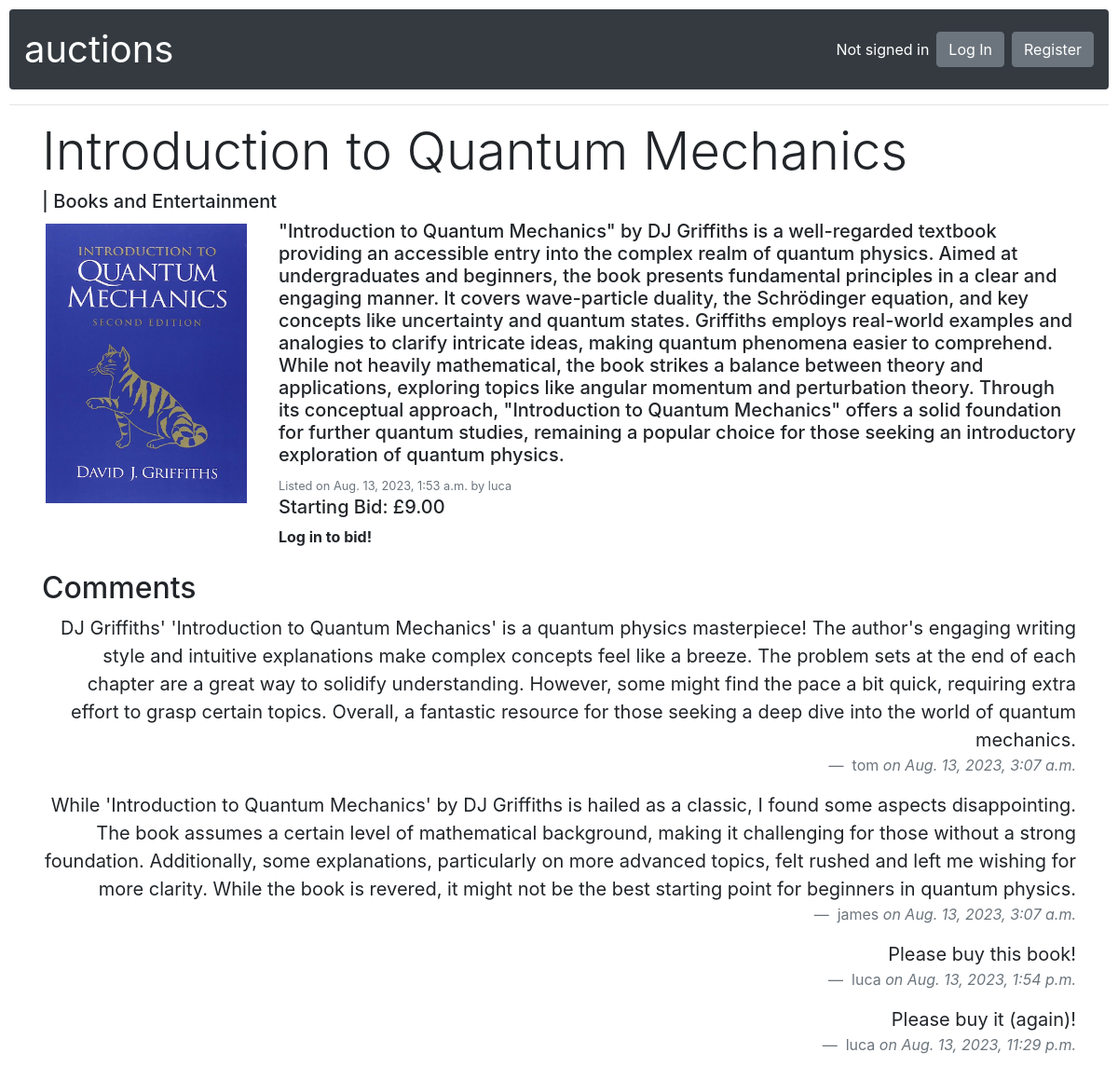
The app's page /view_listing/item/4 with its own data.
### auctions/models.py (models this page shows, shortened)
class Listing(models.Model):
    item_id = models.AutoField(primary_key=True)
    item_title = models.CharField(max_length=64)
    description = models.TextField()
    category = models.ForeignKey(Category, on_delete=models.CASCADE, related_name="classification")
    starting_bid = models.DecimalField(max_digits=10, decimal_places=2, default=0.01)
    item_image = models.ImageField(upload_to=user_media_path)
    owner = models.ForeignKey(User, on_delete=models.CASCADE, related_name="lister")
    time = models.DateTimeField(auto_now_add=True)
    is_active = models.BooleanField(default=True)

class Category(models.Model):
    category = models.CharField(max_length=64)
    slug = models.SlugField(unique=True, default='default-slug')  # Creates a slug for the url
    def __str__(self):
        return self.category

class User(AbstractUser):
    pass

class Comment(models.Model):
    comment_id = models.AutoField(primary_key=True)
    comment_text = models.TextField()
    comment_item = models.ForeignKey(Listing, on_delete=models.CASCADE, related_name="item_comment")
    commenter = models.ForeignKey(User, on_delete=models.CASCADE, related_name="buyer")
    comment_time = models.DateTimeField(auto_now_add=True)

### auctions/views.py (the view, shortened to what this page needs)
# urls.py: path("view_listing/item/<int:item_id>", views.view_listing, name="view_listing"),
def view_listing(request, item_id):
    item = Listing.objects.get(pk=item_id)
    try:
        if request.method == "GET":
            active_status = request.GET["active"]
            if not active_status:
                item.is_active = False
                item.save()
    except MultiValueDictKeyError:
        pass
    highest_bid_instance = item.bids.order_by('-bid_amount').first()
    if highest_bid_instance is not None:
        compare_amount = highest_bid_instance.bid_amount
    else:
        compare_amount = item.starting_bid
    try:
        item_in_watchlist = WatchList.objects.filter(user=request.user, item=item).exists()
    except TypeError:
        item_in_watchlist = None
    return render(request, "auctions/view_listing.html", {
        "item": item,
        "highest_bid_instance": highest_bid_instance,
        "item_in_watchlist": item_in_watchlist,
        "comments": item.item_comment.all()
    })

### auctions/templates/auctions/view_listing.html (shortened to what this page needs)
{% extends "auctions/layout.html" %}
{% block body %}
<div class="container">
    <div class="row">
        <div class="col-auto text-center">
            <h4 class="display-4"> {{ item.item_title }}</h4>
        </div>
        <div class="col-auto  text-center align-self-center">
            <h5 class="display-5">| {{item.category}}</h5>
        </div>
    </div>
    <div class="row">
        <div class="col-auto  m-1 auto-width-col">
            {% if item.item_image %}
            <div class="d-flex justify-content-center">
                <img src="{{ item.item_image.url }}" alt="Listing Image" class="display-image aspect-ratio">
            </div>
            {% else %}
            <div class="d-flex justify-content-center">
                <img src="https://upload.wikimedia.org/wikipedia/commons/d/d1/Image_not_available.png" alt="No Image Found" class="display-image aspect-ratio">
            </div>
            {% endif %}
        </div>
        <div class="col">
            <h5 class="display-5"> {{ item.description }}</h5>
            <small class="text-muted">Listed on {{ item.time }} by {{ item.owner }}</small>
            <br>
            {% if highest_bid_instance %}
            <h5 class="display-5">Highest Bid: £{{ highest_bid_instance.bid_amount|floatformat:2 }} from {{ highest_bid_instance.bidder }}</h5>
            {% else %}
            <h5 class="display-5">Starting Bid: £{{ item.starting_bid }}</h5>
            {% endif %}
            {% if item.is_active %}
                {% if user.id == item.owner.id %}
                <strong>You cannot bid on your own listing!</strong>
                <form method="GET">
                    <input type="hidden" name="active" value="">
                    <button type="submit" class="btn btn-primary">End listing</button>
                </form>
                {% else %}
                <strong>Log in to bid!</strong>
                {% endif %}
            {% else %}
            <div class="alert alert-info" role="alert">
                {% if highest_bid_instance.bidder %} This item has ended, won by {{ highest_bid_instance.bidder }} {% else %} This item has been removed {% endif %}
            </div>
            {% endif %}
        </div>
    </div>
    <br>
    <div class="row">
        <div class="col">
            <h2>Comments</h2>
        </div>
    </div>
    <div class="row">
        <div class="col-auto">
            {% for comment in comments %}
            <blockquote class="blockquote text-right">
                <p class="mb-0"> {{ comment.comment_text}}</p>
                <footer class="blockquote-footer"> {{ comment.commenter}} <cite title="Source Title"> on {{ comment.comment_time}}</cite></footer>
            </blockquote>
            {% endfor %}
        </div>
    </div>
</div>
{% endblock %}

### auctions/static/auctions/styles.css (style rules this page uses)
body { padding: 10px; }
.aspect-ratio { max-height: 225px; width: auto; display: block; margin: 0 auto; }
.display-image { max-height: 300px; width: auto; height: auto; }
.auto-width-col { max-width: calc(100% - 6rem); }

### records on screen
Listing: item_title "Introduction to Quantum Mechanics", category "Books and Entertainment", item_image (picture), description "\"Introduction to Quantum Mechanics\" by DJ Griffiths is a well-regarded textbook providing an accessible entry into the complex realm of quantum physics. Aimed at undergraduates and beginners, the book presents fundamental principles in a clear and engaging manner. It covers wave-particle duality, the Schrödinger equation, and key concepts like uncertainty and quantum states. Griffiths employs real-world examples and analogies to clarify intricate ideas, making quantum phenomena easier to comprehend. While not heavily mathematical, the book strikes a balance between theory and applications, exploring topics like angular momentum and perturbation theory. Through its conceptual approach,…", time "Aug. 13, 2023, 1:53 a.m.", owner "luca", starting_bid "9.00"
Comment: comment_text "DJ Griffiths' 'Introduction to Quantum Mechanics' is a quantum physics masterpiece! The author's engaging writing style and intuitive explanations make complex concepts feel like a breeze. The problem sets at the end of each chapter are a great way to solidify understanding. However, some might find the pace a bit quick, requiring extra effort to grasp certain topics. Overall, a fantastic resource for those seeking a deep dive into the world of quantum mechanics.", commenter "tom", comment_time "Aug. 13, 2023, 3:07 a.m."
Comment: comment_text "While 'Introduction to Quantum Mechanics' by DJ Griffiths is hailed as a classic, I found some aspects disappointing. The book assumes a certain level of mathematical background, making it challenging for those without a strong foundation. Additionally, some explanations, particularly on more advanced topics, felt rushed and left me wishing for more clarity. While the book is revered, it might not be the best starting point for beginners in quantum physics.", commenter "james", comment_time "Aug. 13, 2023, 3:07 a.m."
Comment: comment_text "Please buy this book!", commenter "luca", comment_time "Aug. 13, 2023, 1:54 p.m."
Comment: comment_text "Please buy it (again)!", commenter "luca", comment_time "Aug. 13, 2023, 11:29 p.m."
